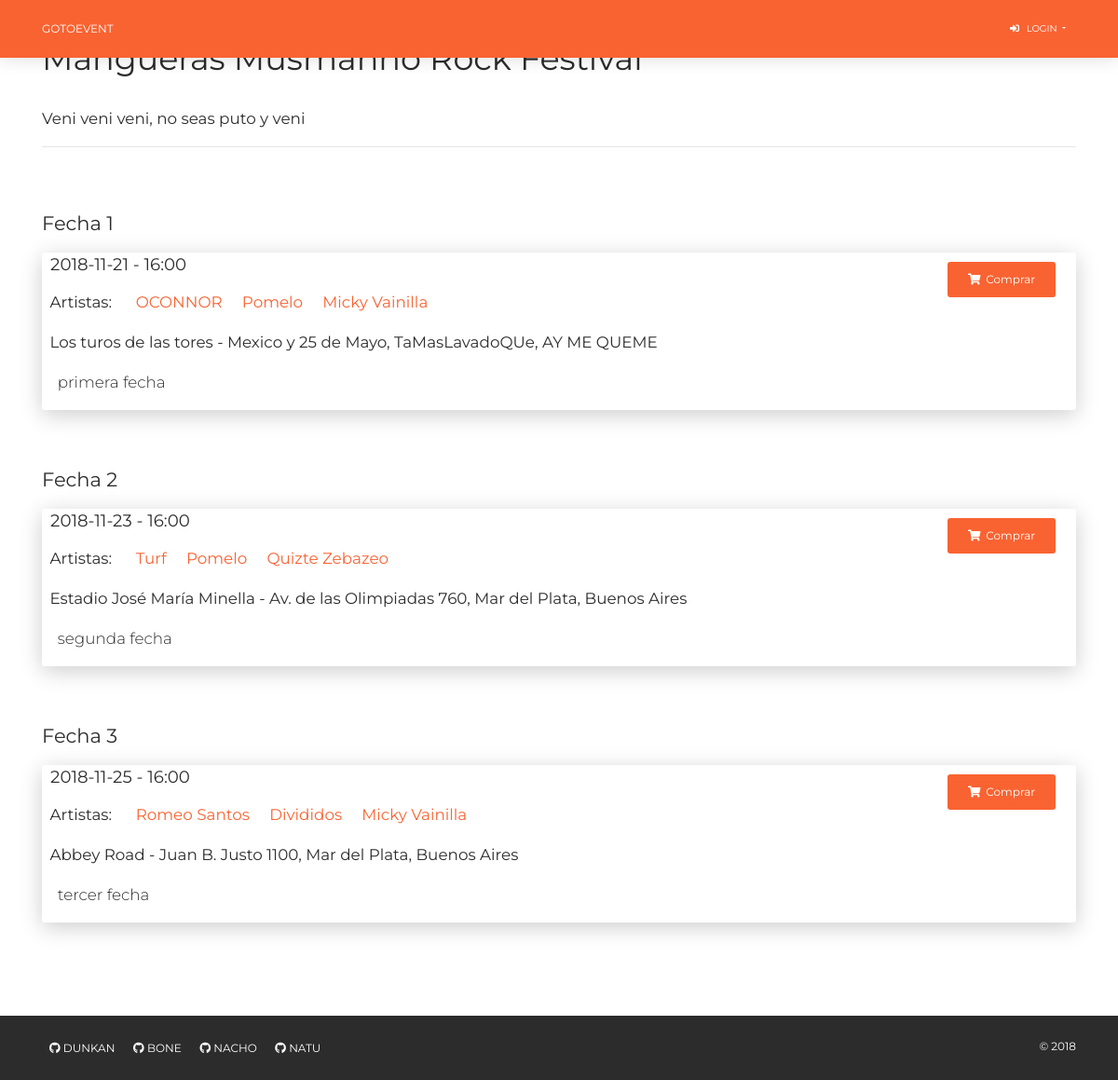
The app's page /event/details/53 with its own data.
### tables this page shows
CREATE TABLE IF NOT EXISTS `gigs` (
  `id` int(11) NOT NULL AUTO_INCREMENT,
  `event_category_id` int(11) NOT NULL,
  `descr` varchar(255) NOT NULL,
  `name` varchar(50) NOT NULL,
  `image_link` varchar(300) DEFAULT NULL,
  PRIMARY KEY (`id`),
  KEY `event_category_id` (`event_category_id`)
);

CREATE TABLE IF NOT EXISTS `calendars` (
  `id` int(11) NOT NULL AUTO_INCREMENT,
  `descr` varchar(255) NOT NULL,
  `day` date NOT NULL,
  `hour` time NOT NULL,
  `site_id` int(11) NOT NULL,
  `event_id` int(11) NOT NULL,
  PRIMARY KEY (`id`),
  KEY `site_id` (`site_id`),
  KEY `event_id` (`event_id`)
);

CREATE TABLE IF NOT EXISTS `artists` (
  `id` int(11) NOT NULL AUTO_INCREMENT,
  `name` varchar(50) DEFAULT NULL,
  `genre_id` int(11) NOT NULL,
  PRIMARY KEY (`id`),
  KEY `id_genre` (`genre_id`)
);

CREATE TABLE IF NOT EXISTS `sites` (
  `id` int(11) NOT NULL AUTO_INCREMENT,
  `city` varchar(50) DEFAULT NULL,
  `province` varchar(50) DEFAULT NULL,
  `address` varchar(80) DEFAULT NULL,
  `establishment` varchar(50) DEFAULT NULL,
  `capacity` int(7) DEFAULT NULL,
  PRIMARY KEY (`id`)
);

### index.php (called while the page is built, shortened)
<?php
require_once "config/autoload.php";
require_once "config/router.php";
Router::redirect(new Request());
?>

### model/Event.php (called while the page is built, shortened)
<?php
class Event {
    private $id;
    private $name;
    private $desc;
    public function __construct($name, $desc, $cat, $img, $id = null)
    {
        $this->id = $id;
        $this->name = $name;
        $this->desc = $desc;
    }
    public function getID()
    {
        return $this->id;
    }
    public function get_name()
    {
        return $this->name;
    }
    public function get_desc()
    {
        return $this->desc;
    }
}
?>

### dao/EventDBDAO.php (called while the page is built, shortened)
<?php
class EventDBDAO extends SingletonDAO implements IDAO {
    public function retrieve_by_id($id)
    {
        $conn = new Connection();
        $conn = $conn->get_connection();
        if($conn != null)
        {
            try {
                $statement = $conn->prepare("SELECT `G`.`id` AS `e_id`, `G`.`name` AS `e_name`, `G`.`descr` AS `e_descr`,
                                                        `C`.`name` AS `c_name`, `G`.`image_link` AS `e_img` FROM `gigs` AS `G` JOIN `event_categories` AS `C`
                                                        ON `G`.`event_category_id` = `C`.`id` WHERE `G`.`id` = '$id'");
                $statement->execute();
                $evt = $statement->fetch();
                return new Event($evt['e_name'], $evt['e_descr'], new Category($evt['c_name']), $evt['e_img'], $evt['e_id']);
            } catch (PDOException $e) {
                echo "ERROR " . $e->getMessage();
            }
        }
    }
}
?>

### dao/CalendarDBDAO.php (called while the page is built, shortened)
<?php
class CalendarDBDAO extends SingletonDAO implements IDAO {
    public function retrieve_by_event($event)
    {
        $conn = new Connection();
        $conn = $conn->get_connection();
        if($conn != null)
        {
            try {
                $statement = $conn->prepare("SELECT `C`.`id` AS `c_id`, `C`.`descr` AS `c_descr`, `C`.`day` AS `c_day`,
                                                    `C`.`hour` AS `c_hour`, `S`.`id` AS `s_id`, `S`.`city` AS `s_city`,
                                                    `S`.`province` AS `s_province`, `S`.`address` AS `s_address`,
                                                    `S`.`establishment` AS `s_establishment`, `S`.`capacity` AS `s_capacity`
                                                    FROM `calendars` AS `C` JOIN `sites` AS `S` ON `C`.`site_id` = `S`.`id` WHERE `event_id` = :e_id
                                                    ORDER BY `C`.`id` ASC");
                $statement->bindValue(':e_id', $event->getID());
                $statement->execute();
                $resultados = $statement->fetchAll();
                $calendarios = array();
                foreach($resultados as $cal)
                {
                    $new_statement = $conn->prepare("SELECT * FROM `artists_in_calendars` WHERE `id_calendar` = :c_id");
                    $new_statement->bindValue(':c_id', $cal['c_id']);
                    $new_statement->execute();
                    $artistas = $new_statement->fetchAll();
                    $array_artistas = array();
                    foreach($artistas as $art)
                    {
                        $otro_statement = $conn->prepare("SELECT `A`.`id` AS `id`, `A`.`name` AS `name`, `G`.`genre_name` AS `genre`, `G`.`id` AS `g_id` FROM `artists` AS `A` JOIN `genres` AS `G` ON `A`.`genre_id` = `G`.`id` WHERE `A`.`id` = :a_id");
                        $otro_statement->bindValue(':a_id', $art['id_artist']);
                        $otro_statement->execute();
                        $resultado = $otro_statement->fetch();
                        $array_artistas[] = new Artist($resultado['name'], new Genre($resultado['genre'], $resultado['g_id']), $resultado['id']);
                    }
                    $calendarios[] = new Calendar($cal['c_descr'], $cal['c_day'], $cal['c_hour'], new Site($cal['s_city'], $cal['s_province'], $cal['s_address'], $cal['s_establishment'], $cal['s_capacity'], $cal['s_id']), $event, $array_artistas, $cal['c_id']);
                }
                return $calendarios;
            } catch (PDOException $e) {
                echo "ERROR " . $e->getMessage();
            }
        }
    }
}
?>

### config/autoload.php (called while the page is built, shortened)
<?php
	class Autoload
	{
		public static function start()
		{
			spl_autoload_register(function($instance) {
				$directory = explode('\\', $instance);
				$path = ROOT . strToLower($directory[0]) . '/' . $directory[1] . '.php';
			});
		}
	}
?>

### model/Calendar.php (called while the page is built, shortened)
<?php
class Calendar {
    private $id;
    private $desc;
    private $date;
    private $time;
    private $site;
    private $artists;
    public function __construct($desc, $date, $time, $site, $event, $artists, $id = null)
    {
        $this->id = $id;
        $this->desc = $desc;
        $this->date = $date;
        $this->time = $time;
        $this->site = $site;
        $this->artists = $artists;
    }
    public function getID()
    {
        return $this->id;
    }
    public function get_desc()
    {
        return $this->desc;
    }
    public function get_date()
    {
        return $this->date;
    }
    public function get_time()
    {
        return $this->time;
    }
    public function get_site()
    {
        return $this->site;
    }
    public function get_artists()
    {
        return $this->artists;
    }
}
?>

### model/Artist.php (called while the page is built, shortened)
<?php
class Artist {
    private $id;
    private $name;
    public function __construct($name, $genre, $id = null)
    {
        $this->name = $name;
        $this->id = $id;
    }
    public function get_name()
    {
        return $this->name;
    }
    public function getID()
    {
        return $this->id;
    }
}
?>

### model/Site.php (called while the page is built, shortened)
<?php
class Site {
    private $city;
    private $province;
    private $address;
    private $establishment;
    public function __construct($city, $province, $address, $establishment, $capacity, $id = null)
    {
        $this->city = $city;
        $this->province = $province;
        $this->address = $address;
        $this->establishment = $establishment;
    }
    public function get_city()
    {
        return $this->city;
    }
    public function get_province()
    {
        return $this->province;
    }
    public function get_address()
    {
        return $this->address;
    }
    public function get_establishment()
    {
        return $this->establishment;
    }
}
?>

### views/view_event.php (the view, shortened to what this page needs)
<!DOCTYPE html>
<html lang="en">
<head>
	<link href="https://use.fontawesome.com/releases/v5.0.6/css/all.css" rel="stylesheet">
	<link href="../../assets/css/bootstrap.min.css" rel="stylesheet" />
	<link href="../../assets/css/now-ui-kit.css?v=1.2.0" rel="stylesheet" />
	<link href="../../assets/demo/demo.css" rel="stylesheet" />
	<link href="../../assets/css/animate.css" rel="stylesheet">
</head>
<body class="index-page sidebar-collapse">
	<nav class="navbar navbar-expand-lg bg-primary fixed-top navbar" color-on-scroll="400">
		<div class="container">
		<div class="navbar-translate">
			<a class="navbar-brand" href="../../index" rel="tooltip" title="Inicio" data-placement="bottom">
				GoToEvent
			</a>
		</div>
		<div class="collapse navbar-collapse justify-content-end" id="navigation" data-nav-image="../../assets/img/blurred-image-1.jpg">
			<ul class="navbar-nav">
			<?php if(!isset($_SESSION['logged-user'])) { ?>
				<li class="nav-item dropdown">
					<a href="#" class="nav-link dropdown-toggle" id="navbarDropdownMenuLink1" data-toggle="dropdown">
					<i class="fa fa-sign-in-alt design_app"></i>
					<p>&ensp;LOGIN</p>
					</a>
				</li>
			<?php } ?>
			</ul>
		</div>
		</div>
	</nav>
	<div class="wrapper">
		<div class="main">
			<div class="section section-basic" id="basic-elements">
				<div class="container">
					<br><h2><?php echo $event->get_name(); ?></h2>
					<p><b><?php echo $event->get_desc(); ?></b></p>
					<hr><br>
					<?php for($i = 0; $i < count($calendars); $i++) { ?>
					<?php $calendar = $calendars[$i]; ?>
					<h4>Fecha <?php echo $i + 1; ?></h4>
						<div class="card">
							<div class="row">
								<div class="col-10">
									<?php $hora = explode(":", $calendar->get_time()); ?>
									<h5>&ensp;<?php echo $calendar->get_date() . ' - ' . $hora[0] . ":" . $hora[1]; ?></h5>
									<p><b>&ensp;Artistas: &emsp;
										<?php foreach($calendar->get_artists() as $artista) { ?>
											<a href="../events_by_artist/<?php echo $artista->getID(); ?>" target="_blank"><?php echo $artista->get_name(); ?></a>&emsp;
										<?php } ?>
									</p></b>
									<p><b>&ensp;<?php echo $calendar->get_site()->get_establishment() . " - " .
														$calendar->get_site()->get_address() . ", " .
														$calendar->get_site()->get_city() . ", " .
														$calendar->get_site()->get_province(); ?></b></p>
									<p>&emsp;<?php echo $calendar->get_desc(); ?></p>
								</div>
								<div class="col-2 text-center">
									<button class="btn btn-primary <?php if(isset($_SESSION['logged-user'])) echo 'btn-comprar'; else echo 'btn-not-logged'; ?>" id="<?php echo $calendar->getID(); ?>"><i class="fas fa-shopping-cart"></i>&ensp;Comprar</button>
								</div>
							</div>
						</div>
					<?php } ?>
				</div>
			</div>
		</div>
		<footer class="footer" data-background-color="black">
			<div class="container">
				<nav>
				<ul>
					<li>
					<a href="https://www.github.com/dunkansdk" target="_blank">
						<i class="fab fa-github"></i> Dunkan
					</a>
					</li>
					<li>
					<a href="https://www.github.com/listemanuel95" target="_blank">
						<i class="fab fa-github"></i> Bone
					</a>
					</li>
					<li>
					<a href="https://www.github.com/nacho95" target="_blank">
						<i class="fab fa-github"></i> Nacho
					</a>
					</li>
					<li>
					<a href="https://www.github.com/natanga" target="_blank">
						<i class="fab fa-github"></i> Natu
					</a>
					</li>
				</ul>
				</nav>
				<div class="copyright" id="copyright">
				&copy;
				</div>
			</div>
		</footer>
	</div>
</body>
</html>

### config/router.php (shortened to what this page needs)
<?php
class Router {
    public static function redirect(Request $request)
    {
        $method = $request->get_method();
        $params = $request->get_params();
        $controller = new $objeto();
        if(!isset($params))
            call_user_func(array($controller, $method));
        else
            call_user_func_array(array($controller, $method), $params);
    }
}
?>

### controllers/EventController.php (shortened to what this page needs)
<?php
class EventController {
    private $evtdao;
    private $caldao;
    public function __construct()
    {
        $this->evtdao = EventDBDAO::get_instance();
        $this->caldao = CalendarDBDAO::get_instance();
    }
    public function details($event_id)
    {
        $event = $this->evtdao->retrieve_by_id($event_id);
        $calendars = $this->caldao->retrieve_by_event($event);
        if($event instanceof Event)
            require(ROOT . '/views/view_event.php');
        else
            header("Location: ../index");
    }
}
?>

### assets/demo/demo.css (style rules this page uses)
.section-basic { padding-top: 0; }

### records on screen
gigs: name "Mangueras Musmanno Rock Festival", descr "Veni veni veni, no seas puto y veni"
calendars: day "2018-11-21", hour "16", hour "00", site.establishment "Los turos de las tores", site.address "Mexico y 25 de Mayo", site.city "TaMasLavadoQUe", site.province "AY ME QUEME", descr "primera fecha"
artists: name "OCONNOR"
artists: name "Pomelo"
artists: name "Micky Vainilla"
calendars: day "2018-11-23", hour "16", hour "00", site.establishment "Estadio José María Minella", site.address "Av. de las Olimpiadas 760", site.city "Mar del Plata", site.province "Buenos Aires", descr "segunda fecha"
artists: name "Turf"
artists: name "Quizte Zebazeo"
calendars: day "2018-11-25", hour "16", hour "00", site.establishment "Abbey Road", site.address "Juan B. Justo 1100", site.city "Mar del Plata", site.province "Buenos Aires", descr "tercer fecha"
artists: name "Romeo Santos"
artists: name "Divididos"
